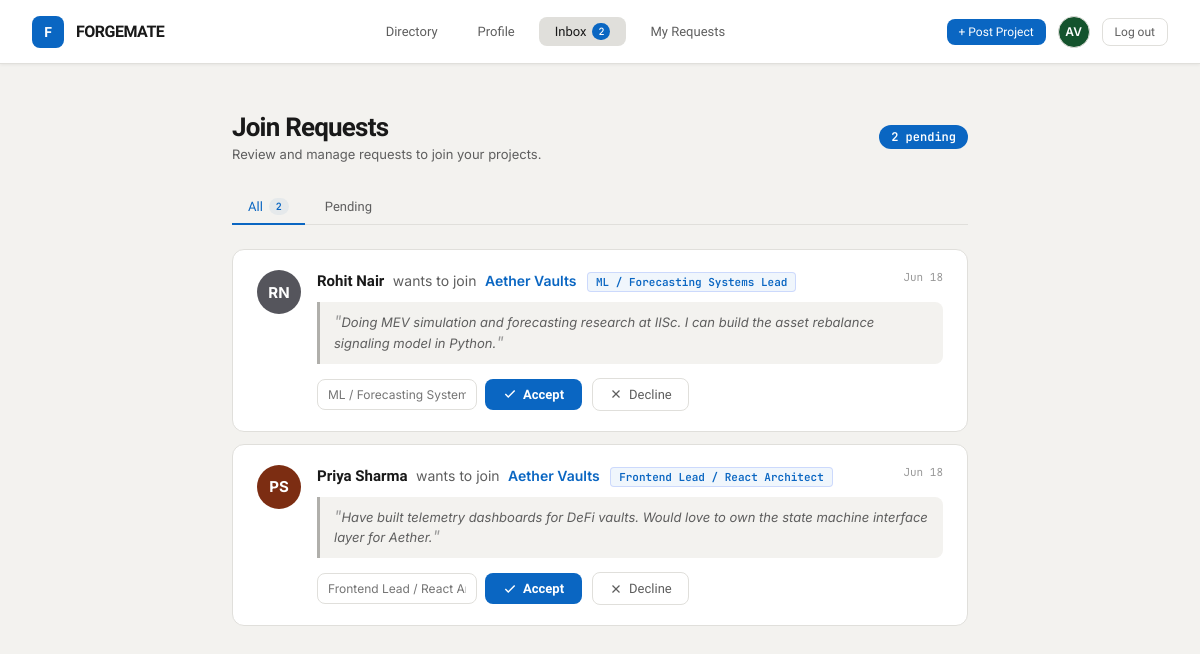
Screenshot of /inbox (signed in) with the database file from the repository.
### models.py (models this page shows, shortened)
class User(UserMixin, db.Model):
    id = db.Column(db.Integer, primary_key=True)
    username = db.Column(db.String(50), unique=True, nullable=False)
    email = db.Column(db.String(120), unique=True, nullable=False)
    password_hash = db.Column(db.String(255), nullable=False)
    full_name = db.Column(db.String(120))
    role_title = db.Column(db.String(150), default="")
    location = db.Column(db.String(120), default="")
    github_url = db.Column(db.String(200), default="")
    website_url = db.Column(db.String(200), default="")
    bio = db.Column(db.Text, default="")
    created_at = db.Column(db.DateTime, default=datetime.utcnow)
    skills = db.relationship(
        "Skill", backref="user", cascade="all, delete-orphan", lazy="dynamic"
    )
    led_projects = db.relationship(
        "Project", backref="lead", foreign_keys="Project.lead_id", lazy="dynamic"
    )
    memberships = db.relationship(
        "ProjectMember", backref="user", cascade="all, delete-orphan", lazy="dynamic"
    )
    @property
    def display_name(self):
        return self.full_name or self.username
    @property
    def initials(self):
        parts = [p for p in self.display_name.split() if p]
        if not parts:
            return "?"
        if len(parts) == 1:
            return parts[0][:2].upper()
        return (parts[0][0] + parts[1][0]).upper()
    @property
    def avatar_color(self):
        palette = ["#0038FF", "#14532D", "#7C2D12", "#55555C", "#0F0F11"]
        return palette[self.id % len(palette)]
    @property
    def pending_inbox_count(self):
        return JoinRequest.query.join(Project).filter(
            Project.lead_id == self.id, JoinRequest.status == "pending"
        ).count()

class JoinRequest(db.Model):
    id = db.Column(db.Integer, primary_key=True)
    project_id = db.Column(db.Integer, db.ForeignKey("project.id"), nullable=False)
    applicant_id = db.Column(db.Integer, db.ForeignKey("user.id"), nullable=False)
    role_id = db.Column(db.Integer, db.ForeignKey("project_role.id"), nullable=True)
    message = db.Column(db.Text, default="")
    status = db.Column(db.String(20), default="pending")  # pending/accepted/declined
    created_at = db.Column(db.DateTime, default=datetime.utcnow)
    applicant = db.relationship("User")

class Project(db.Model):
    id = db.Column(db.Integer, primary_key=True)
    title = db.Column(db.String(150), nullable=False)
    description = db.Column(db.Text, default="")
    event = db.Column(db.String(150), default="")
    tags = db.Column(db.String(300), default="")  # comma separated
    icon_emoji = db.Column(db.String(10), default="🔗")
    lead_id = db.Column(db.Integer, db.ForeignKey("user.id"), nullable=False)
    created_at = db.Column(db.DateTime, default=datetime.utcnow)
    manual_status = db.Column(db.String(20), default="")  # "", "open", "closing", "full"
    roles = db.relationship(
        "ProjectRole", backref="project", cascade="all, delete-orphan", lazy="dynamic"
    )
    members = db.relationship(
        "ProjectMember", backref="project", cascade="all, delete-orphan", lazy="dynamic"
    )
    requests = db.relationship(
        "JoinRequest", backref="project", cascade="all, delete-orphan", lazy="dynamic"
    )

class ProjectRole(db.Model):
    id = db.Column(db.Integer, primary_key=True)
    project_id = db.Column(db.Integer, db.ForeignKey("project.id"), nullable=False)
    title = db.Column(db.String(150), nullable=False)
    filled = db.Column(db.Boolean, default=False)
    join_requests = db.relationship("JoinRequest", backref="role", lazy="dynamic")

### app.py (the view)
@app.route("/inbox")
@login_required
def inbox():
    led_project_ids = [p.id for p in current_user.led_projects]
    pending = (
        JoinRequest.query.filter(
            JoinRequest.project_id.in_(led_project_ids),
            JoinRequest.status == "pending",
        )
        .order_by(JoinRequest.created_at.desc())
        .all()
    )
    return render_template("inbox.html", requests=pending)

### app.py (called while the page is built)
@login_manager.user_loader
def load_user(user_id):
    return User.query.get(int(user_id))

@app.context_processor
def inject_active_page():
    section_map = {
        "directory": "directory", "project_detail": "directory", "new_project": "directory",
        "my_profile": "profile", "view_profile": "profile", "edit_profile": "profile",
        "inbox": "inbox",
        "my_requests": "my_requests",
    }
    return {"active_page": section_map.get(request.endpoint, "")}

### templates/inbox.html (shortened to what this page needs)
{% extends "base.html" %}
{% block content %}
<div class="req-container">
  <div class="req-page-header">
    <div>
      <h1 class="req-page-title">Join Requests</h1>
      <p class="req-page-sub">Review and manage requests to join your projects.</p>
    </div>
    {% if requests %}
    <div class="req-count-badge">{{ requests|length }} pending</div>
    {% endif %}
  </div>
  {% if requests %}
  <div class="req-tabs">
    <button class="req-tab active" onclick="filterRequests('all', this)">All <span class="req-tab-count">{{ requests|length }}</span></button>
    <button class="req-tab" onclick="filterRequests('pending', this)">Pending</button>
  </div>
  <div class="req-list" id="req-list">
    {% for jr in requests %}
    <div class="req-card" data-status="pending">
      <div class="req-card-left">
        <div class="req-avatar-circle" style="background:{{ jr.applicant.avatar_color }};">{{ jr.applicant.initials }}</div>
      </div>
      <div class="req-card-body">
        <div class="req-card-top">
          <div>
            <a class="req-applicant-name" href="{{ url_for('view_profile', username=jr.applicant.username) }}">{{ jr.applicant.display_name }}</a>
            <span class="req-wants-text">wants to join</span>
            <a class="req-project-link" href="{{ url_for('project_detail', project_id=jr.project.id) }}">{{ jr.project.title }}</a>
            {% if jr.role %}
            <span class="req-role-chip">{{ jr.role.title }}</span>
            {% endif %}
          </div>
          <div class="req-time-text">{{ jr.created_at.strftime('%b %d') }}</div>
        </div>
        {% if jr.message %}
        <div class="req-message-bubble">
          <span class="req-quote-mark">"</span>{{ jr.message }}<span class="req-quote-mark">"</span>
        </div>
        {% endif %}
        <div class="req-card-actions">
          <form method="post" action="{{ url_for('accept_request', request_id=jr.id) }}" class="req-accept-form">
            <input class="req-role-input form-input" type="text" name="role_label"
              placeholder="{{ jr.role.title if jr.role else 'Role / Contributor' }}"
              title="Label for this person's role (editable)">
            <button class="btn btn-accept" type="submit">
              <svg width="14" height="14" viewBox="0 0 24 24" fill="none" stroke="currentColor" stroke-width="2.5"><polyline points="20 6 9 17 4 12"/></svg>
              Accept
            </button>
          </form>
          <form method="post" action="{{ url_for('decline_request', request_id=jr.id) }}">
            <button class="btn btn-decline" type="submit">
              <svg width="14" height="14" viewBox="0 0 24 24" fill="none" stroke="currentColor" stroke-width="2"><line x1="18" y1="6" x2="6" y2="18"/><line x1="6" y1="6" x2="18" y2="18"/></svg>
              Decline
            </button>
          </form>
        </div>
      </div>
    </div>
    {% endfor %}
  </div>
  {% else %}
  <div class="req-empty">
    <div class="req-empty-icon">📭</div>
    <h3 class="req-empty-title">All caught up!</h3>
    <p class="req-empty-sub">No pending requests right now. When someone applies to your projects, they'll appear here.</p>
  </div>
  {% endif %}
</div>
{% endblock %}

### templates/base.html (shortened to what this page needs)
<!DOCTYPE html>
<html lang="en">
<head>
<link rel="stylesheet" href="{{ url_for('static', filename='css/style.css') }}">
</head>
<body>
<nav>
  <a class="nav-logo" href="{{ url_for('landing') }}">
    <div class="nav-logo-icon">F</div>
    <span class="nav-logo-text">FORGEMATE</span>
  </a>
  {% if current_user.is_authenticated %}
  <div class="nav-links">
    <a class="nav-link {{ 'active' if active_page=='directory' }}" href="{{ url_for('directory') }}">Directory</a>
    <a class="nav-link {{ 'active' if active_page=='profile' }}" href="{{ url_for('my_profile') }}">Profile</a>
    <a class="nav-link {{ 'active' if active_page=='inbox' }}" href="{{ url_for('inbox') }}">
      Inbox
      {% if current_user.pending_inbox_count > 0 %}
      <span class="nav-badge">{{ current_user.pending_inbox_count }}</span>
      {% endif %}
    </a>
    <a class="nav-link {{ 'active' if active_page=='my_requests' }}" href="{{ url_for('my_requests') }}">My Requests</a>
  </div>
  <div class="nav-actions">
    <a class="btn btn-primary btn-sm" href="{{ url_for('new_project') }}">+ Post Project</a>
    <a class="nav-avatar" style="background:{{ current_user.avatar_color }};" href="{{ url_for('my_profile') }}" title="{{ current_user.display_name }}">{{ current_user.initials }}</a>
    <a class="btn btn-ghost btn-sm" href="{{ url_for('logout') }}">Log out</a>
  </div>
  {% else %}
  <div class="nav-links"></div>
  <div class="nav-actions">
    <a class="btn btn-ghost btn-sm" href="{{ url_for('login') }}">Log in</a>
    <a class="btn btn-primary btn-sm" href="{{ url_for('register') }}">Sign up free →</a>
  </div>
  {% endif %}
</nav>
<div class="page">
  {% block content %}{% endblock %}
</div>
</body>
</html>

### rows the page displays
User: initials "AV"
JoinRequest: applicant.initials "RN", applicant.display_name "Rohit Nair", project "Aether Vaults", role "ML / Forecasting Systems Lead", created_at "Jun 18", message "Doing MEV simulation and forecasting research at IISc. I can build the asset rebalance signaling model in Python.", role_label "ML / Forecasting Systems Lead"
JoinRequest: applicant.initials "PS", applicant.display_name "Priya Sharma", project "Aether Vaults", role "Frontend Lead / React Architect", created_at "Jun 18", message "Have built telemetry dashboards for DeFi vaults. Would love to own the state machine interface layer for Aether.", role_label "Frontend Lead / React Architect"

### other values shown
{{ current_user.pending_inbox_count }} "2"
{{ requests|length }} "2"
